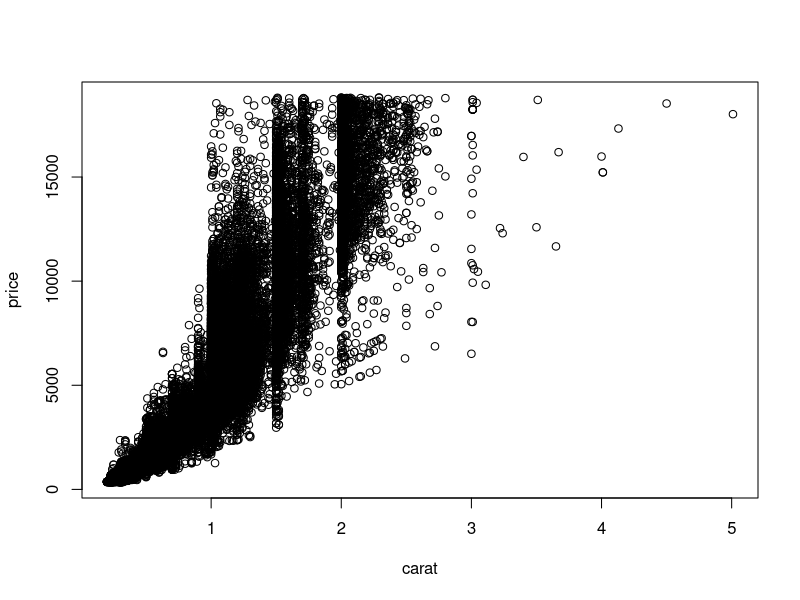

Generate this figure with R:
## ---- chunk 1
library(ggplot2)
data("diamonds")
summary(diamonds)
## ---- chunk 2
plot(~carat+price, data=diamonds)
